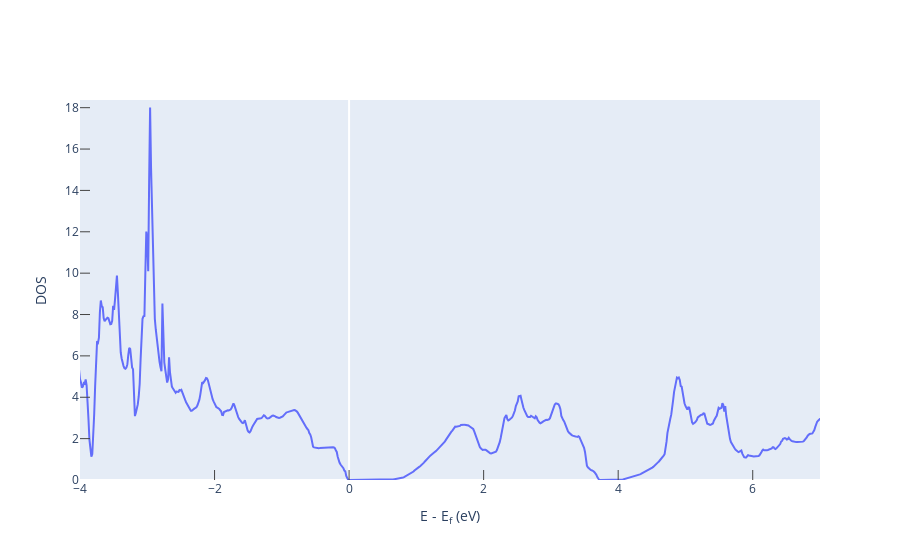

Here is the notebook cell this chart was saved with:
### Code cell
print("Densité d'électrons: ")
fig_el_dos = get_plot_dos(el_dos, plot_range=[-4,7])
fig_el_dos.show()

### Figure 1 — Plotly figure (JSON) as saved in the notebook; plotly's stock layout.template omitted (floating-point values rounded to 4 significant figures; data arrays with more than 128 entries replaced by an {"elided": "..."} marker saying what was removed)
{"data": [{"mode": "lines", "type": "scatter", "x": {"elided": "2001 float values"}, "y": {"elided": "2001 float values"}}], "layout": {"xaxis": {"mirror": true, "range": [-4, 7], "showgrid": false, "ticklen": 10, "ticks": "inside", "title": {"text": "E - E<sub>f</sub> (eV)"}}, "yaxis": {"mirror": true, "range": [0, 18.37], "showgrid": false, "ticklen": 10, "ticks": "inside", "title": {"text": "DOS"}}}}
